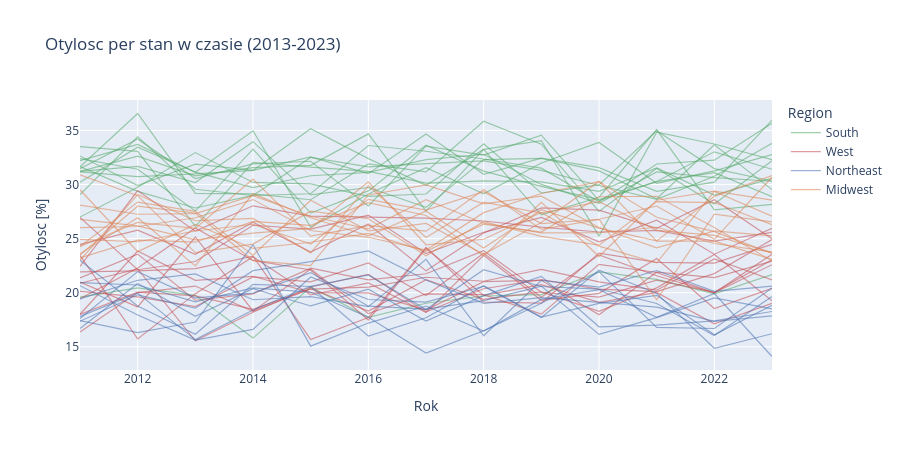

Notebook code for this chart:
### Code cell
# interaktywny podglad: otylosc per stan w czasie
trend_states = (
    df[df["Region"].notna()]
    .groupby(["Year", "LocationDesc", "LocationAbbr", "Region"])["Obesity"]
    .mean()
    .reset_index()
)

fig = px.line(
    trend_states,
    x="Year",
    y="Obesity",
    color="Region",
    line_group="LocationDesc",
    hover_name="LocationDesc",
    color_discrete_map=PALETTE,
    labels={"Obesity": "Otylosc [%]", "Year": "Rok"},
    title="Otylosc per stan w czasie (2013-2023)",
)
fig.update_traces(opacity=0.55, line_width=1.2)
fig.update_layout(height=450)
fig.show()
